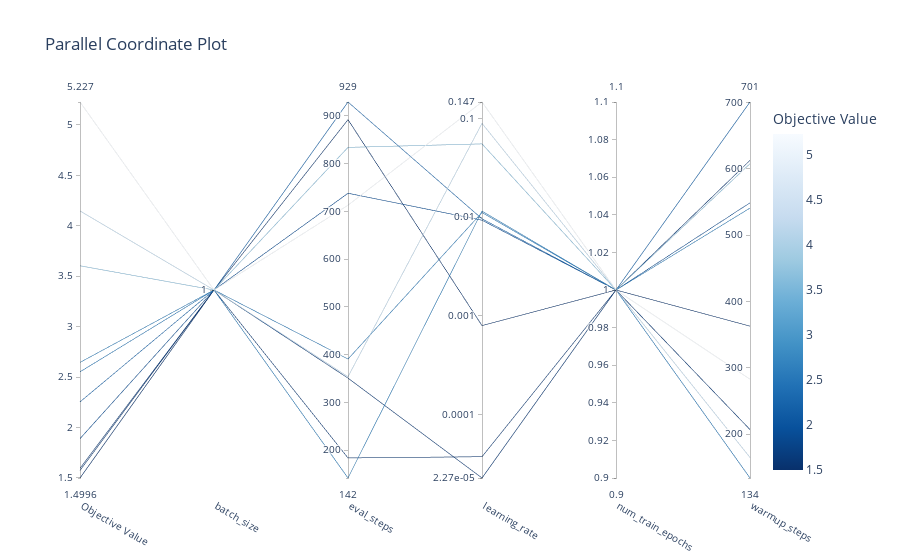

The notebook cell this image was saved under:
### Code cell
plot_parallel_coordinate(study)

### Figure 1 — Plotly figure (JSON) as saved in the notebook; plotly's stock layout.template omitted (floating-point values rounded to 4 significant figures)
{"data": [{"dimensions": [{"label": "Objective Value", "range": [1.5, 5.227], "values": [2.552, 3.603, 2.646, 1.5, 1.89, 1.575, 5.227, 2.254, 4.147, 1.596]}, {"label": "batch_size", "range": [0, 0], "ticktext": ["1"], "tickvals": [0], "values": [0, 0, 0, 0, 0, 0, 0, 0, 0, 0]}, {"label": "eval_steps", "range": [142, 929], "values": [391, 834, 142, 892, 738, 184, 713, 929, 354, 351]}, {"label": "learning_rate", "range": [-4.644, -0.8335], "ticktext": ["2.27e-05", "0.0001", "0.001", "0.01", "0.1", "0.147"], "tickvals": [-4.644, -4, -3, -2, -1, -0.8335], "values": [-1.954, -1.258, -1.939, -3.1, -2.032, -4.429, -0.8335, -2.017, -1.05, -4.644]}, {"label": "num_train_epochs", "range": [1, 1], "values": [1, 1, 1, 1, 1, 1, 1, 1, 1, 1]}, {"label": "warmup_steps", "range": [134, 701], "values": [134, 608, 541, 363, 549, 613, 283, 701, 165, 207]}], "labelangle": 30, "labelside": "bottom", "line": {"color": [2.552, 3.603, 2.646, 1.5, 1.89, 1.575, 5.227, 2.254, 4.147, 1.596], "colorbar": {"title": {"text": "Objective Value"}}, "colorscale": [[0, "rgb(247,251,255)"], [0.125, "rgb(222,235,247)"], [0.25, "rgb(198,219,239)"], [0.375, "rgb(158,202,225)"], [0.5, "rgb(107,174,214)"], [0.625, "rgb(66,146,198)"], [0.75, "rgb(33,113,181)"], [0.875, "rgb(8,81,156)"], [1, "rgb(8,48,107)"]], "reversescale": true, "showscale": true}, "type": "parcoords"}], "layout": {"title": {"text": "Parallel Coordinate Plot"}}}
